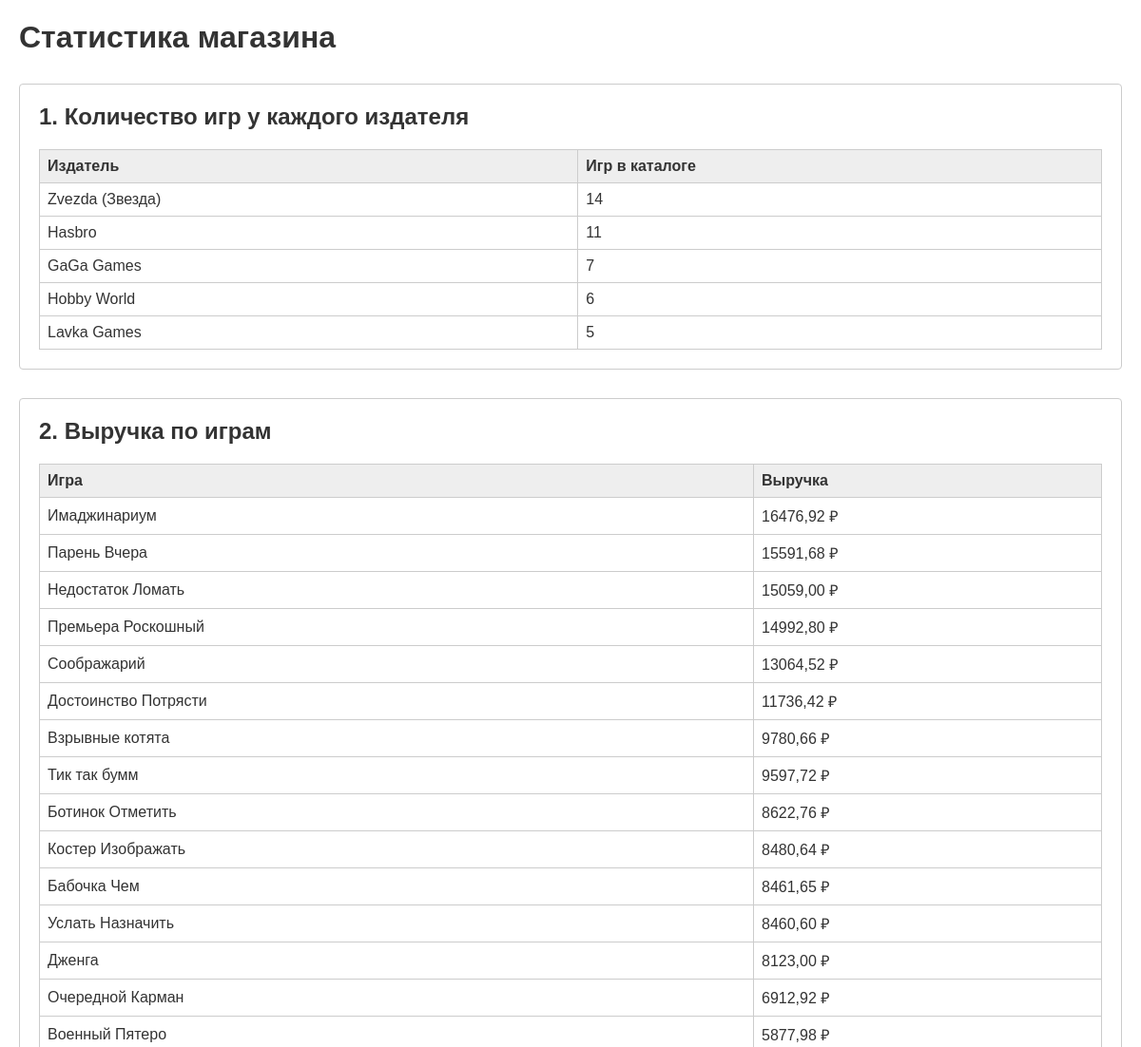
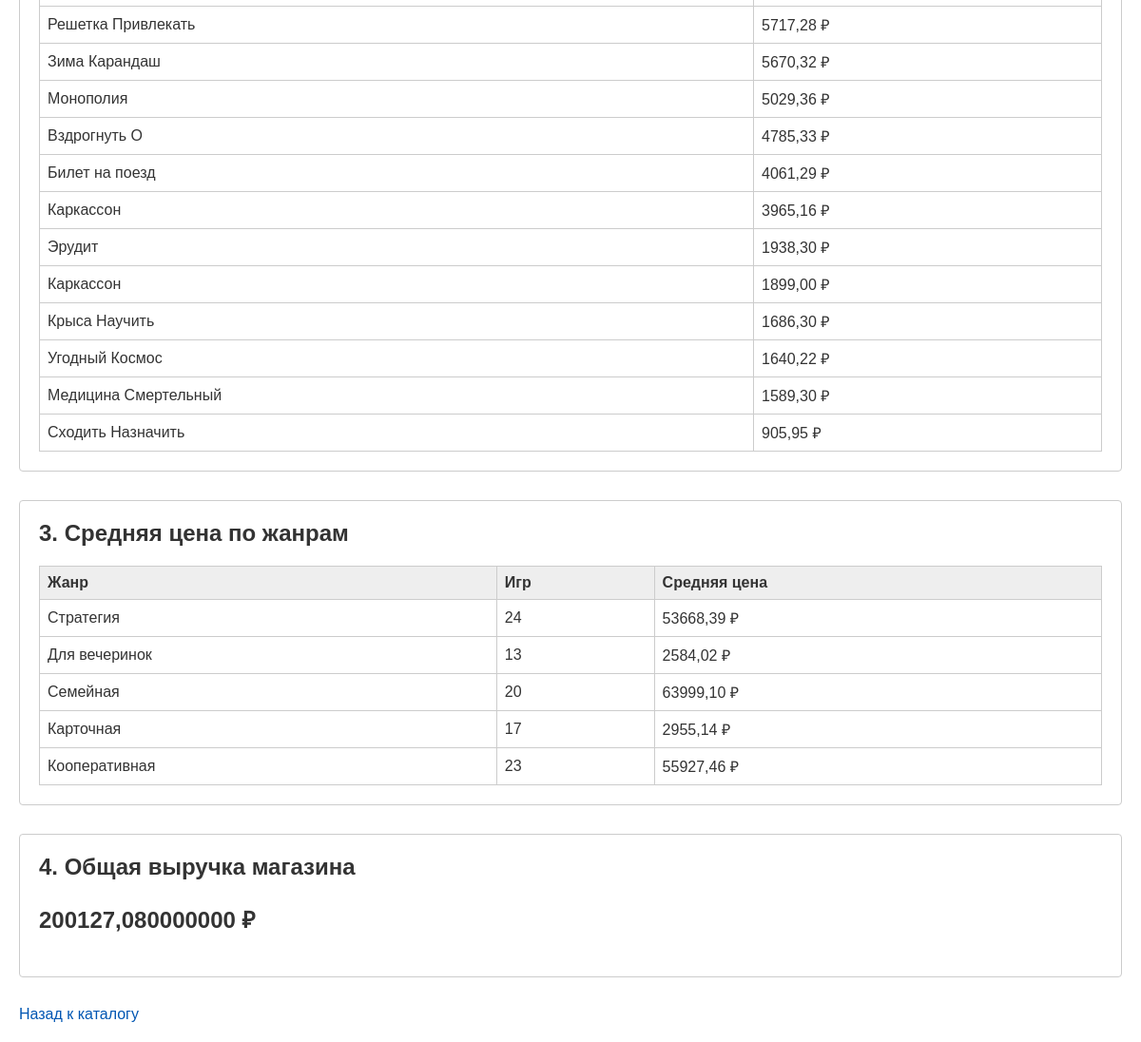
Screenshot of /stats/ with the database file from the repository (2 pictures, top to bottom).
### puzzlestore/models.py (models this page shows, shortened)
class Publisher(models.Model):
    name = models.CharField(
        max_length=255,
        unique=True,
        verbose_name="Название издателя"
    )
    website = models.URLField(
        blank=True,
        null=True,
        verbose_name="Сайт издателя"
    )
    class Meta:
        verbose_name = "Издатель"
        verbose_name_plural = "Издатели"
        ordering = ['name']

class BoardGame(models.Model):
    name = models.CharField(
        max_length=255,
        verbose_name="Название игры"
    )
    image = models.ImageField(
        upload_to='games/',
        blank=True,
        null=True,
        verbose_name="Изображение"
    )
    rules_file = models.FileField(
        upload_to='rules/',
        blank=True,
        null=True,
        verbose_name="Правила (PDF)",
        validators=[
            FileExtensionValidator(
                allowed_extensions=['pdf'],
                message='Файл правил должен быть в формате PDF'
            )
        ]
    )
    description = models.TextField(
        blank=True,
        null=True,
        verbose_name="Описание"
    )
    price = models.DecimalField(
        max_digits=10,
        decimal_places=2,
        verbose_name="Цена"
    )
    age_limit = models.ForeignKey(
        AgeLimit,
        on_delete=models.PROTECT,
        related_name='board_games',
        verbose_name="Возрастное ограничение"
    )
    publisher = models.ForeignKey(
        Publisher,
        on_delete=models.PROTECT,
        related_name='board_games',
        verbose_name="Издатель"
    )
    genres = models.ManyToManyField(
        Genre,
        verbose_name="Жанры",
        related_name='board_games'
    )
    creators = models.ManyToManyField(
        Creator,
        through='BoardGameCreator',
        through_fields=('game', 'creator'),
        verbose_name="Создатели",
        related_name='board_games'
    )
    current_stock = models.PositiveIntegerField(
        default=0,
        verbose_name="Текущий остаток на складе"
    )
    rating_avg = models.DecimalField(
        max_digits=3,
        decimal_places=2,
        blank=True,
        null=True,
        verbose_name="Средний рейтинг"
    )
    created_at = models.DateTimeField(
        auto_now_add=True,
        verbose_name="Дата добавления"
    )
    objects = BoardGameManager()
    class Meta:
        verbose_name = "Настольная игра"
        verbose_name_plural = "Настольные игры"
        ordering = ['-created_at']
        constraints = [
            models.UniqueConstraint(
                fields=['name', 'publisher'],
                name='unique_game_publisher'
            )
        ]

class Genre(models.Model):
    name = models.CharField(
        max_length=100,
        unique=True,
        verbose_name="Название жанра"
    )
    class Meta:
        verbose_name = "Жанр"
        verbose_name_plural = "Жанры"
        ordering = ['name']

### puzzlestore/views.py (the view)
# urls.py: path('stats/', views.stats_view, name='stats'),
def stats_view(request):
    publishers = Publisher.objects.annotate(
        games_count=Count('board_games')
    ).order_by('-games_count').prefetch_related('board_games')
    games_revenue = BoardGame.objects.select_related('publisher').annotate(
        revenue=Sum(F('sales__quantity') * F('sales__unit_price'))
    ).filter(revenue__isnull=False).order_by('-revenue')
    genre_stats = Genre.objects.annotate(
        avg_price=Avg('board_games__price'),
        games_count=Count('board_games')
    ).filter(games_count__gt=0).prefetch_related('board_games')
    total_revenue = Sale.objects.aggregate(
        total=Sum(F('quantity') * F('unit_price'))
    )['total']
    context = {
        'publishers': publishers,
        'games_revenue': games_revenue,
        'genre_stats': genre_stats,
        'total_revenue': total_revenue,
    }
    return render(request, 'puzzlestore/stats.html', context)

### puzzlestore/templates/puzzlestore/stats.html (shortened to what this page needs)
<!DOCTYPE html>
<html>
<head>
</head>
<body>
    <h1>Статистика магазина</h1>
    <div class="section">
        <h2>1. Количество игр у каждого издателя</h2>
        <table>
            <tr><th>Издатель</th><th>Игр в каталоге</th></tr>
            {% for pub in publishers %}
            <tr>
                <td>{{ pub.name }}</td>
                <td>{{ pub.games_count }}</td>
            </tr>
            {% endfor %}
        </table>
    </div>
    <div class="section">
        <h2>2. Выручка по играм</h2>
        <table>
            <tr><th>Игра</th><th>Выручка</th></tr>
            {% for game in games_revenue %}
            <tr>
                <td>{{ game.name }}</td>
                <td>{{ game.revenue|default:0|floatformat:2 }} ₽</td>
            </tr>
            {% endfor %}
        </table>
    </div>
    <div class="section">
        <h2>3. Средняя цена по жанрам</h2>
        <table>
            <tr><th>Жанр</th><th>Игр</th><th>Средняя цена</th></tr>
            {% for genre in genre_stats %}
            <tr>
                <td>{{ genre.name }}</td>
                <td>{{ genre.games_count }}</td>
                <td>{{ genre.avg_price|floatformat:2 }} ₽</td>
            </tr>
            {% endfor %}
        </table>
    </div>
    <div class="section">
        <h2>4. Общая выручка магазина</h2>
        <p class="total">{{ total_revenue|default:0 }} ₽</p>
    </div>
    <p><a href="{% url 'puzzlestore:catalog' %}">Назад к каталогу</a></p>
</body>
</html>

### puzzlestore/templates/puzzlestore/stats.html (style rules this page uses)
body { font-family: Arial, sans-serif; margin: 20px; color: #333; }
.section { margin: 30px 0; padding: 20px; border: 1px solid #ccc; border-radius: 4px; }
h2 { margin-top: 0; }
table { width: 100%; border-collapse: collapse; }
th, td { border: 1px solid #ccc; padding: 8px; text-align: left; }
th { background-color: #eee; }
.total { font-size: 24px; font-weight: bold; }
a { color: #0056b3; text-decoration: none; }

### rows the page displays
Publisher: name "Zvezda (Звезда)", games_count "14"
Publisher: name "Hasbro", games_count "11"
Publisher: name "GaGa Games", games_count "7"
Publisher: name "Hobby World", games_count "6"
Publisher: name "Lavka Games", games_count "5"
BoardGame: name "Имаджинариум", revenue "16476,92"
BoardGame: name "Парень Вчера", revenue "15591,68"
BoardGame: name "Недостаток Ломать", revenue "15059,00"
BoardGame: name "Премьера Роскошный", revenue "14992,80"
BoardGame: name "Соображарий", revenue "13064,52"
BoardGame: name "Достоинство Потрясти", revenue "11736,42"
BoardGame: name "Взрывные котята", revenue "9780,66"
BoardGame: name "Тик так бумм", revenue "9597,72"
BoardGame: name "Ботинок Отметить", revenue "8622,76"
BoardGame: name "Костер Изображать", revenue "8480,64"
BoardGame: name "Бабочка Чем", revenue "8461,65"
BoardGame: name "Услать Назначить", revenue "8460,60"
BoardGame: name "Дженга", revenue "8123,00"
BoardGame: name "Очередной Карман", revenue "6912,92"
BoardGame: name "Военный Пятеро", revenue "5877,98"
BoardGame: name "Решетка Привлекать", revenue "5717,28"
BoardGame: name "Зима Карандаш", revenue "5670,32"
BoardGame: name "Монополия", revenue "5029,36"
BoardGame: name "Вздрогнуть О", revenue "4785,33"
BoardGame: name "Билет на поезд", revenue "4061,29"
BoardGame: name "Каркассон", revenue "3965,16"
BoardGame: name "Эрудит", revenue "1938,30"
BoardGame: name "Каркассон", revenue "1899,00"
BoardGame: name "Крыса Научить", revenue "1686,30"
BoardGame: name "Угодный Космос", revenue "1640,22"
BoardGame: name "Медицина Смертельный", revenue "1589,30"
BoardGame: name "Сходить Назначить", revenue "905,95"
Genre: name "Стратегия", games_count "24", avg_price "53668,39"
Genre: name "Для вечеринок", games_count "13", avg_price "2584,02"
Genre: name "Семейная", games_count "20", avg_price "63999,10"
Genre: name "Карточная", games_count "17", avg_price "2955,14"
Genre: name "Кооперативная", games_count "23", avg_price "55927,46"

### other values shown
{{ total_revenue|default:0 }} "200127,080000000"
